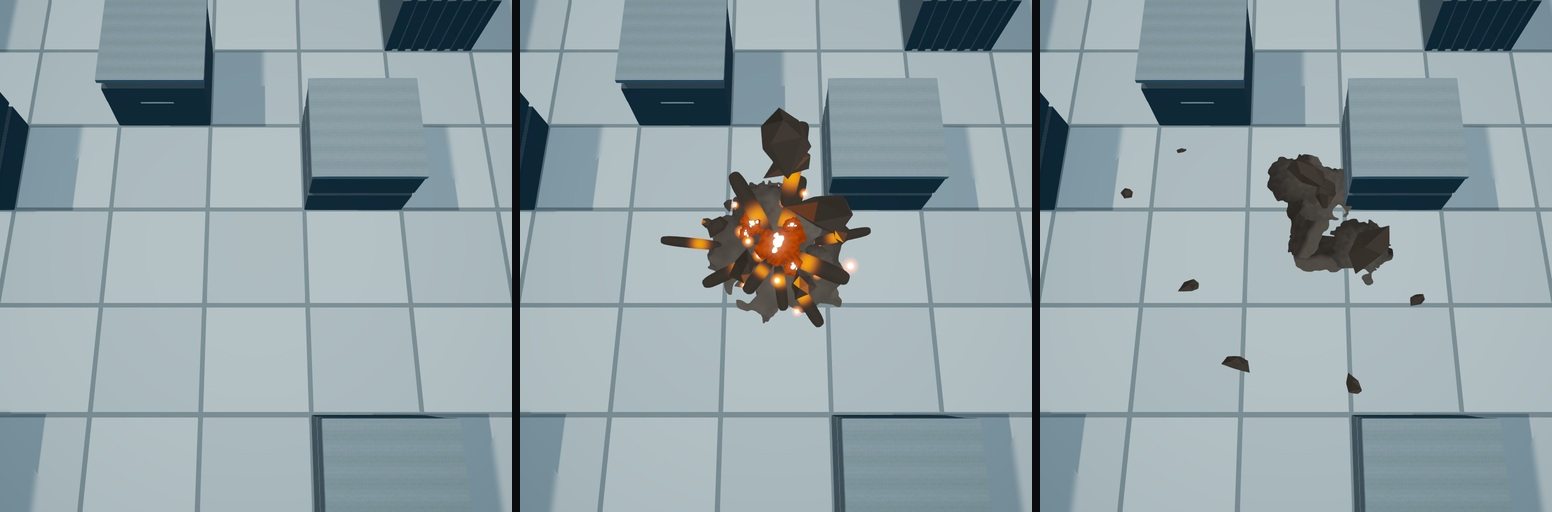
#> input picture Captures/AbilityJuice/strips/r3/debris.jpg, 1552 x 512 px
$ python _c3_db_struct.py
#> lines starting #> are read from the running program, lines starting #| are printed output that depends on the picture
### Captures/AbilityJuice/_c3_db_setup.py
import numpy as np
from PIL import Image
import os

ROOT = os.path.dirname(os.path.abspath(__file__))
FPS = 30.0
T0 = 12  # frame index of t=0.000 (picks.json: frame 11 = -0.0333, frame 15 = +0.100)

def load(p):
    return np.asarray(Image.open(p).convert('RGB')).astype(np.float32)

def lum(a):
    return 0.2126*a[...,0] + 0.7152*a[...,1] + 0.0722*a[...,2]

def sat(a):
    mx = a.max(-1); mn = a.min(-1)
    return np.where(mx > 1e-5, (mx-mn)/np.maximum(mx, 1e-5), 0.0)

def frames_of(d):
    return sorted(f for f in os.listdir(d) if f.endswith('.jpg'))

def plate_of(d):
    fr = frames_of(d)
    pre = np.stack([load(os.path.join(d, f)) for f in fr[:6]])
    post = np.stack([load(os.path.join(d, f)) for f in fr[-6:]])
    return np.median(np.concatenate([pre, post]), axis=0), fr

# [17 lines left out: function seam_pitch, not called in this run]

# [8 lines that do not run on import are left out]

### Captures/AbilityJuice/_c3_db_struct.py
import numpy as np, os
from PIL import Image
from scipy import ndimage as ndi
from _c3_db_setup import ROOT, FPS, T0, load, lum, sat, plate_of

CELL = 199.0
for p in ('strips/r3/debris.jpg', 'strips/r2/debris.jpg', 'strips/reference/cm-everyability-20.jpg'):
    print(p, Image.open(os.path.join(ROOT, p)).size)

d3 = os.path.join(ROOT, 'shots/r3/debris')
plate, fr = plate_of(d3); pl = lum(plate)
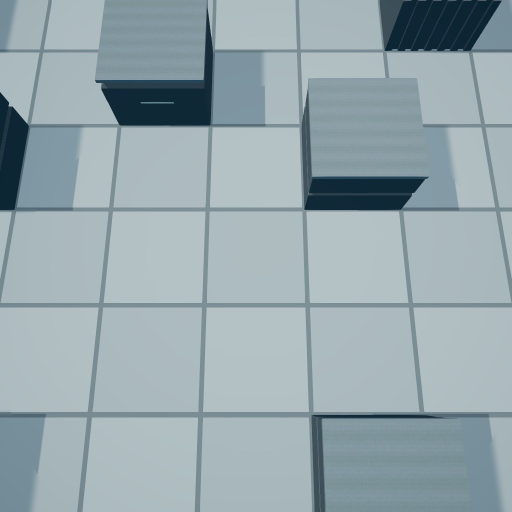
#> input picture Captures/AbilityJuice/shots/r3/debris/f0035.jpg, 1024 x 1024 px (shown at 1/2 size)
#> after `plate, fr = plate_of(d3)`: fr = ['f0035.jpg']
#> in lum, `return 0.2126*a[...,0] + 0.7152*a[...,1] + 0.0722*a[...,2]`:
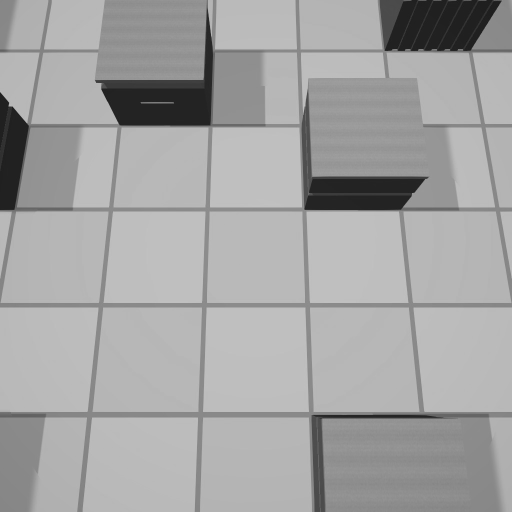
#> returned value: shape (1024, 1024) float32 (shown at 1/2 size); min 21.97, max 195.5, mean 163.9

print()
print('=' * 112)
print('DUST STRUCTURE — local contrast inside the cloud (a pancake has none)')
print('  frame   cloud px   cloud area   local-sigma(9x9)   p10/p50/p90 L   smooth-gradient share')
for i in (13, 14, 15, 16):
#> (the run stopped early here; a loop or call above may not have finished)
